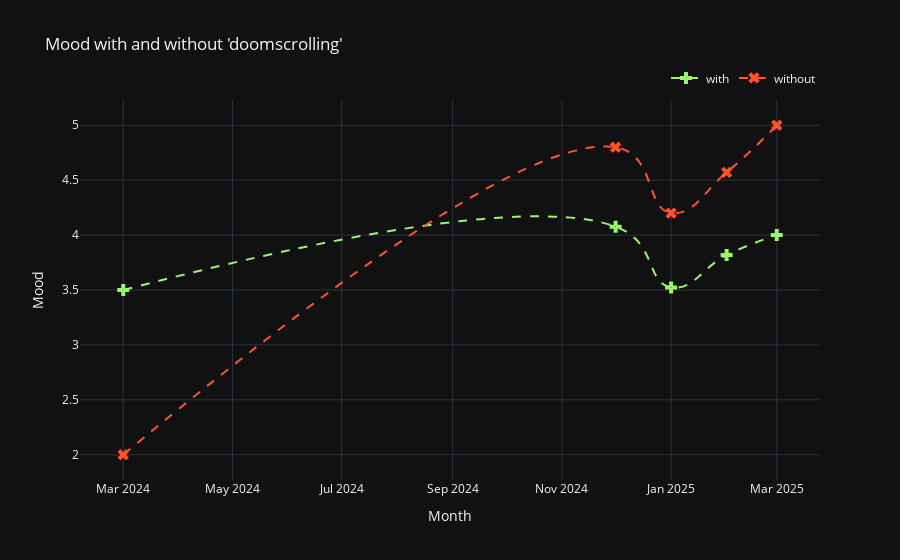

The code cell stored with this chart in its notebook:
### Code cell
df.mood_change_activity("doomscrolling")

### Figure 1 — Plotly figure (JSON) as saved in the notebook; plotly's stock layout.template omitted (floating-point values rounded to 4 significant figures)
{"data": [{"line": {"dash": "dash", "shape": "spline", "smoothing": 1.3}, "marker": {"color": "#97F66B", "size": 10, "symbol": "cross-dot"}, "mode": "lines+markers", "name": "with", "type": "scatter", "x": ["2024-03-01", "2024-12-01", "2025-01-01", "2025-02-01", "2025-03-01"], "y": [3.5, 4.077, 3.524, 3.818, 4]}, {"line": {"dash": "dash", "shape": "spline", "smoothing": 1.3}, "marker": {"color": "#FF522D", "size": 10, "symbol": "x-dot"}, "mode": "lines+markers", "name": "without", "type": "scatter", "x": ["2024-03-01", "2024-12-01", "2025-01-01", "2025-02-01", "2025-03-01"], "y": [2, 4.8, 4.2, 4.571, 5]}], "layout": {"legend": {"orientation": "h", "x": 1, "xanchor": "right", "y": 1.02, "yanchor": "bottom"}, "title": {"text": "Mood with and without 'doomscrolling'"}, "xaxis": {"title": {"text": "Month"}}, "yaxis": {"title": {"text": "Mood"}}}}
